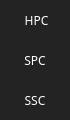
        <widget class="QFrame" name="frame_left_menu">
         <property name="minimumSize">
          <size>
           <width>70</width>
           <height>0</height>
          </size>
         </property>
         <property name="maximumSize">
          <size>
           <width>70</width>
           <height>16777215</height>
          </size>
         </property>
         <property name="styleSheet">
          <string notr="true">background-color: rgb(35, 35, 35);</string>
         </property>
         <property name="frameShape">
          <enum>QFrame::NoFrame</enum>
         </property>
         <property name="frameShadow">
          <enum>QFrame::Raised</enum>
         </property>
         <layout class="QVBoxLayout" name="verticalLayout_3">
          <property name="spacing">
           <number>0</number>
          </property>
          <property name="leftMargin">
           <number>0</number>
          </property>
          <property name="topMargin">
           <number>0</number>
          </property>
          <property name="rightMargin">
           <number>0</number>
          </property>
          <property name="bottomMargin">
           <number>0</number>
          </property>
          <item alignment="Qt::AlignTop">
           <widget class="QFrame" name="frame_top_menus">
            <property name="frameShape">
             <enum>QFrame::NoFrame</enum>
            </property>
            <property name="frameShadow">
             <enum>QFrame::Raised</enum>
            </property>
            <layout class="QVBoxLayout" name="verticalLayout_4">
             <property name="spacing">
              <number>0</number>
             </property>
             <property name="leftMargin">
              <number>0</number>
             </property>
             <property name="topMargin">
              <number>0</number>
             </property>
             <property name="rightMargin">
              <number>0</number>
             </property>
             <property name="bottomMargin">
              <number>0</number>
             </property>
             <item>
              <widget class="QPushButton" name="Btn_Menu_3">
               <property name="enabled">
                <bool>true</bool>
               </property>
               <property name="minimumSize">
                <size>
                 <width>0</width>
                 <height>40</height>
                </size>
               </property>
               <property name="font">
                <font>
                 <family>Century Gothic</family>
                </font>
               </property>
               <property name="layoutDirection">
                <enum>Qt::LeftToRight</enum>
               </property>
               <property name="styleSheet">
                <string notr="true">QPushButton {
	color: rgb(255, 255, 255);
	background-color: rgb(35, 35, 35, 0);
	border: 0px solid;
}
QPushButton:hover{
	background-color: rgb(85, 170, 255);
}</string>
               </property>
               <property name="text">
                <string> HPC</string>
               </property>
              </widget>
             </item>
             <item>
              <widget class="QPushButton" name="Btn_Menu_2">
               <property name="minimumSize">
                <size>
                 <width>0</width>
                 <height>40</height>
                </size>
               </property>
               <property name="font">
                <font>
                 <family>Century Gothic</family>
                </font>
               </property>
               <property name="styleSheet">
                <string notr="true">QPushButton {
	color: rgb(255, 255, 255);
	background-color: rgb(35, 35, 35, 0);
	border: 0px solid;
}
QPushButton:hover{
	background-color: rgb(85, 170, 255);
}</string>
               </property>
               <property name="text">
                <string>SPC</string>
               </property>
              </widget>
             </item>
             <item>
              <widget class="QPushButton" name="Btn_Menu_1">
               <property name="minimumSize">
                <size>
                 <width>0</width>
                 <height>40</height>
                </size>
               </property>
               <property name="font">
                <font>
                 <family>Century Gothic</family>
                </font>
               </property>
               <property name="styleSheet">
                <string notr="true">QPushButton {
	color: rgb(255, 255, 255);
	background-color: rgb(35, 35, 35, 0);
	border: 0px solid;
}
QPushButton:hover{
	background-color: rgb(85, 170, 255);
}</string>
               </property>
               <property name="text">
                <string>SSC</string>
               </property>
              </widget>
             </item>
            </layout>
           </widget>
          </item>
         </layout>
        </widget>
